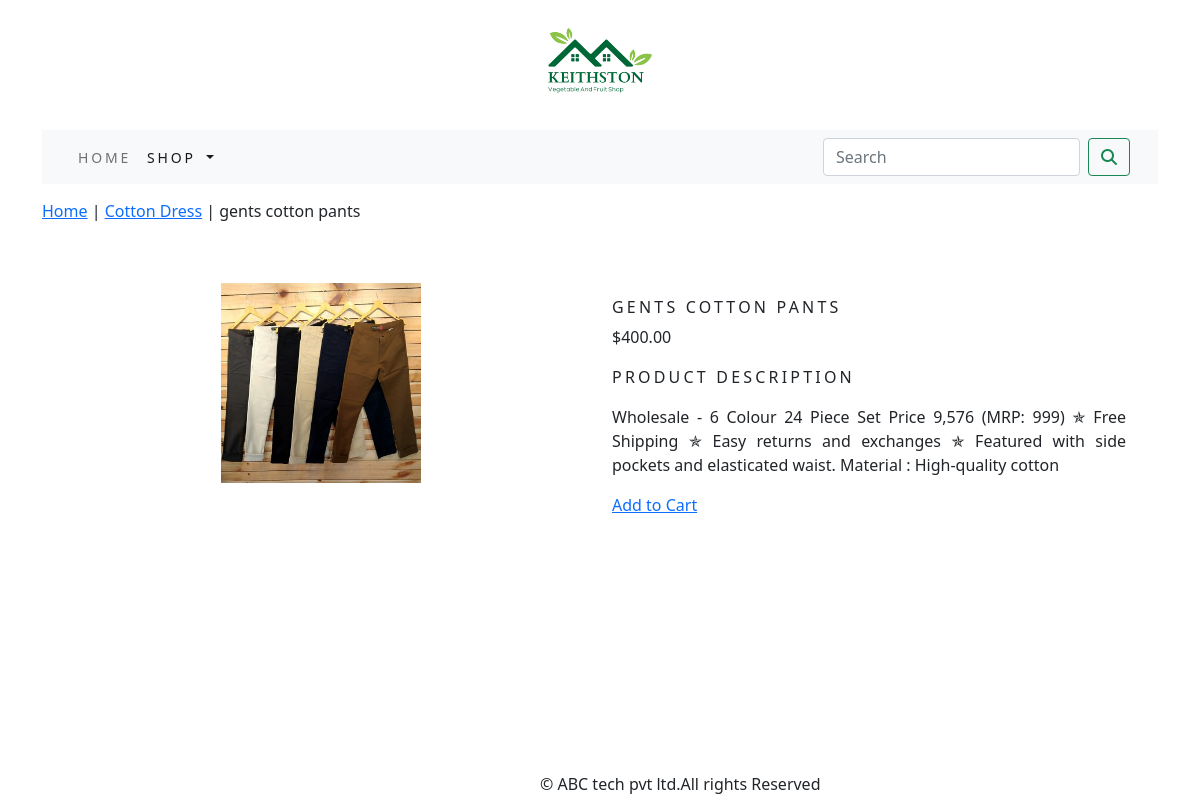
Screenshot of /shop/cotton-dress/gents-cotton-pants/ with the database file from the repository.
### shop/models.py (models this page shows, shortened)
class Product(models.Model):
    name = models.CharField(max_length=250, unique=True)
    slug = models.SlugField(max_length=250, unique=True)
    description = models.TextField(blank=True)
    price = models.DecimalField(max_digits=10, decimal_places=2)
    category = models.ForeignKey(Category, on_delete=models.CASCADE)
    image = models.ImageField(upload_to='product', blank=True)
    stock = models.IntegerField()
    available = models.BooleanField(default=True)
    created = models.DateTimeField(auto_now_add=True)
    updated = models.DateTimeField(auto_now=True)
    class Meta:
        ordering = ('name',)
        verbose_name = 'product'
        verbose_name_plural = 'products'

class Category(models.Model):
    name = models.CharField(max_length=250, unique=True)
    slug = models.SlugField(max_length=250, unique=True)
    description = models.TextField(blank=True)
    image = models.ImageField(upload_to='category', blank=True)
    class Meta:
        ordering = ('name',)
        verbose_name = 'category'
        verbose_name_plural = 'categories'
    def get_url(self):
        return reverse('shop:products_by_category', args=[self.slug])
    def __str__(self):
        return '{}'.format(self.name)

### shop/views.py (the view)
# urls.py: path('<slug:c_slug>/<slug:product_slug>/', views.proDetail, name='prodCatdetail'),
def proDetail(request, c_slug, product_slug):
    try:
        product = Product.objects.get(category__slug=c_slug,slug=product_slug)
    except Exception as e:
        raise e
    return render(request, 'product.html', {'product': product})

### cart/context_processors.py (called while the page is built)
def counter(request):
    item_count = 0
    if 'admin' in request.path:
        return {}
    else:
        try:
            cart = Cart.objects.filter(cart_id=cart_id(request))
            cart_items = CartItem.objects.all().filter(cart=cart[:1])
            for cart_item in cart_items:
                item_count += cart_item.quantity
        except Cart.DoesNotExist:
            item_count = 0
    return dict(item_count=item_count)

### cart/views.py (called while the page is built)
def cart_id(request):
    cart = request.session.session_key
    if not cart:
        cart = request.session.create()
    return cart

### shop/context_processors.py (called while the page is built)
def menu_links(request):
    links = Category.objects.all()
    return dict(links=links)

### templates/product.html (shortened to what this page needs)
{% extends 'base.html' %}
{% load static %}
{% block content %}
<div class="row my_prod_row_class">
    <div class="mx_auto">
        <p> <a href="{% url 'shop:allProdCat' %}">Home</a> | <a href="{{product.category.get_url}}">{{product.category}}</a> | {{product.name}} </p>
    </div>
</div>
<div class="container">
<div class="row">
    <div class="col-12 col-sm-12 col-md-12 col-lg-6 text-center">
        <div style="min-width:18rem">
            <img src="{{product.image.url}}" alt="{{product.name}}" width="200" height="200">
        </div>
    </div>
     <div class="col-12 col-sm-12 col-md-12 col-lg-6">
         <div>
        <h1 class="my_prod_title">{{product.name}}</h1>
         <p>${{product.price}}</p>
         <p class="my_title">Product Description</p>
         <p class="text-justify my_prod_text">{{product.description}}</p>
         {% if product.stock <= 0 %}
         <p class="text-justify my_prod_text"><b>Out of stock</b></p>
         {% else %}
         <a class="btn-btn-secondary " href="{% url 'cart:add_cart' product.id %}">Add to Cart</a>
         {% endif %}
       </div>
  </div>
</div>
</div>
{% endblock %}

### static/css/custom.css (style rules this page uses)
body { font-family : 'Roboto', sans-serif; }
.my_title { font-size : 16px; text-transform : uppercase; letter-spacing : .2em; }
.my_prod_row_class { padding-top : 15px; padding-bottom : 20px; }
.my_prod_title { font-size : 16px; text-transform : uppercase; letter-spacing : .2em; padding-top : 15px; padding-bottom : 10x; }
.my_prod_text { padding-right : 20px; }

### rows the page displays
Product: category "Cotton Dress", name "gents cotton pants", image (picture), name "GENTS COTTON PANTS", price "400.00", description "Wholesale - 6 Colour 24 Piece Set Price 9,576 (MRP: 999) ✯ Free Shipping ✯ Easy returns and exchanges ✯ Featured with side pockets and elasticated waist. Material : High-quality cotton"
